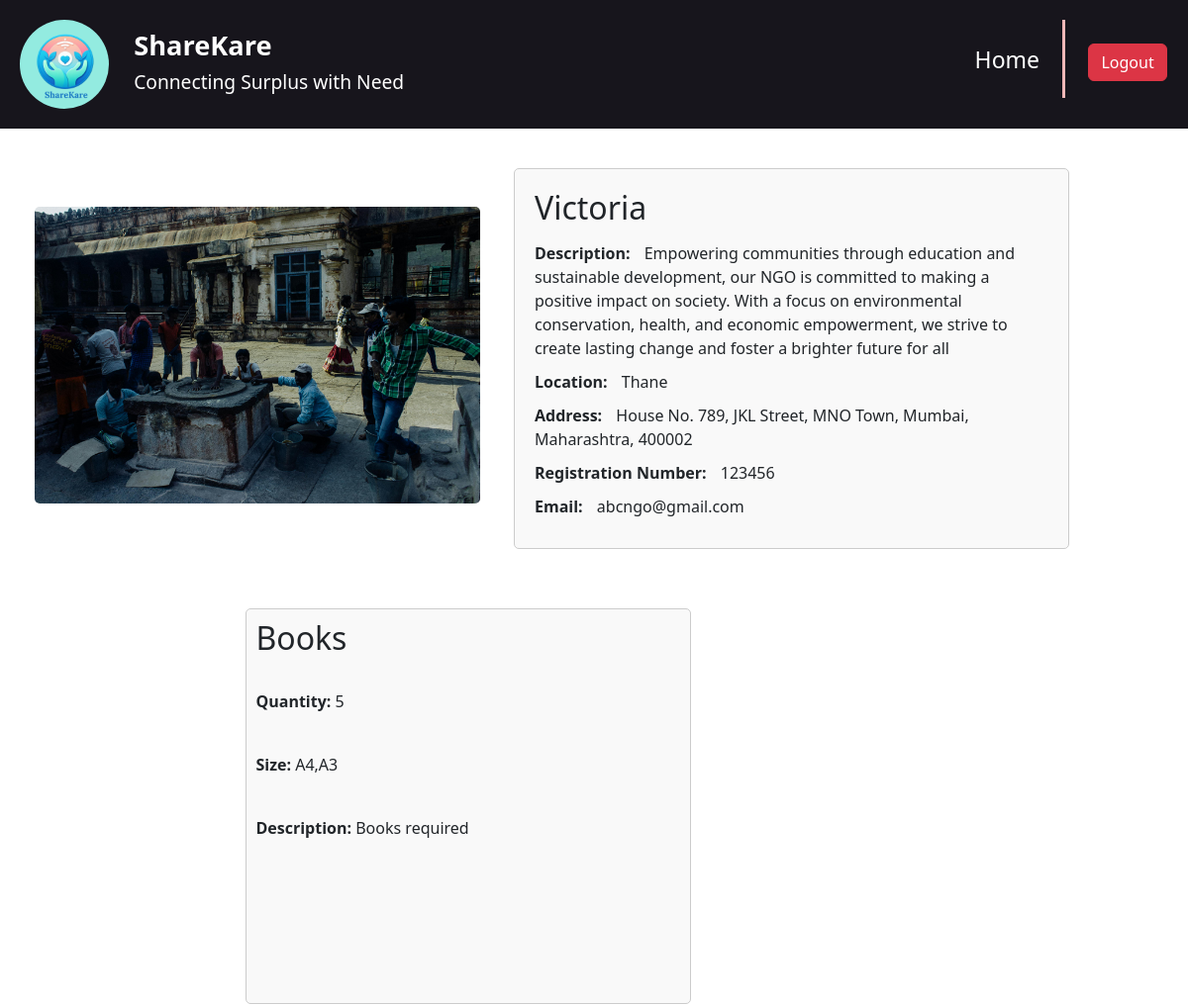
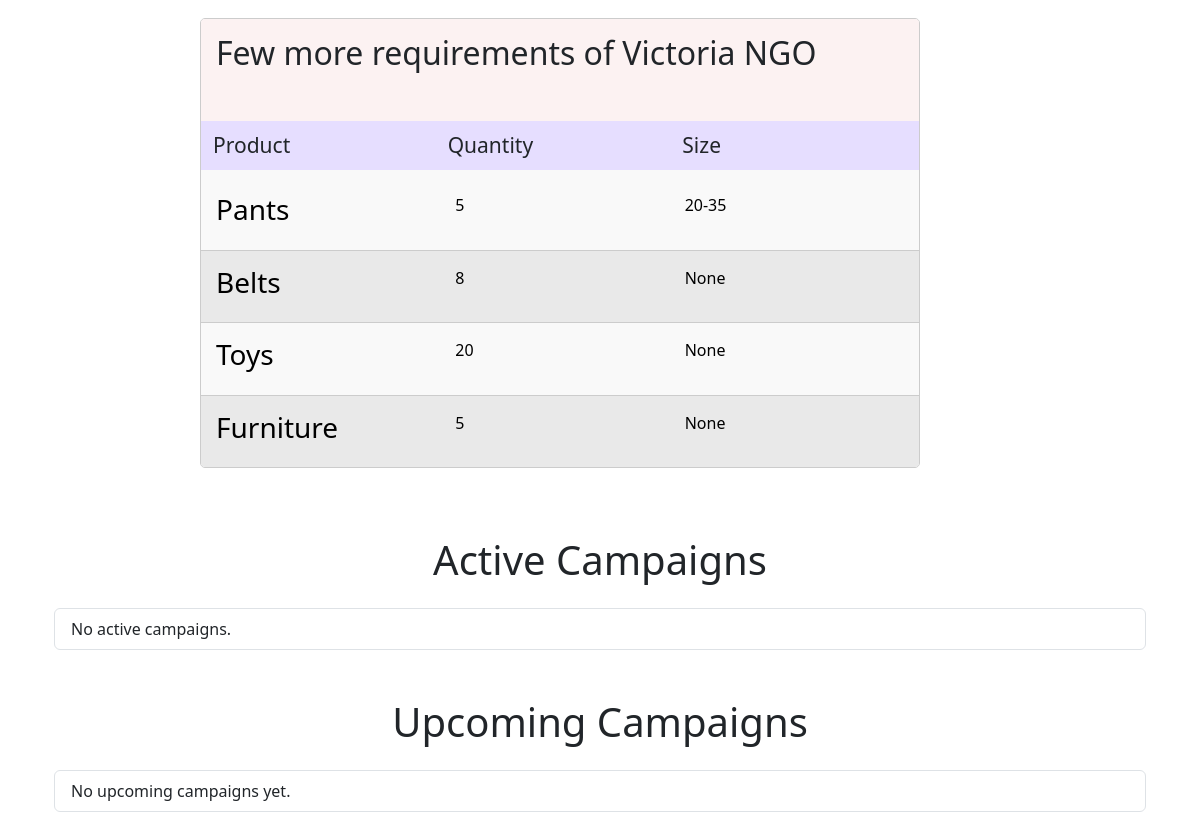
/ngo_donations/4/1/, run on the app's committed database (2 pictures, top to bottom).
### home/models.py (models this page shows, shortened)
class NGO(models.Model):
    user = models.OneToOneField(User, on_delete=models.CASCADE)
    regno = models.CharField(max_length=255)
    ngoname = models.CharField(max_length=255)
    document = models.FileField(upload_to='ngo_documents/')
    is_verified = models.BooleanField(default=False)

class NGOProfile(models.Model):
    ngo = models.OneToOneField(NGO, on_delete=models.CASCADE)
    location = models.CharField(max_length=255)
    address = models.CharField(max_length=255)  # Added address field
    description = models.TextField()
    image1 = models.ImageField(upload_to='images/')
    latitude = models.FloatField(null=True, blank=True)
    longitude = models.FloatField(null=True, blank=True)

class Product(models.Model):
    productName = models.CharField(max_length=255)
    quantity = models.IntegerField()
    size = models.CharField(max_length=50, blank=True, null=True)
    description = models.TextField()
    ngo = models.ForeignKey(NGO, on_delete=models.CASCADE)

### home/views.py (the view)
# urls.py: path('ngo_donations/<int:ngo_id>/<int:don_id>/', views.ngo_donations, name='ngo_donations'),
def ngo_donations(request, ngo_id, don_id):
    ngo = NGO.objects.get(id=ngo_id)
    donations = Product.objects.filter(ngo=ngo)
    product_high = Product.objects.get(id=don_id)
    user = ngo.user
    active_campaigns = CreateCampaign.objects.filter(ngo=user, start_date__lte=timezone.now(), end_date__gte=timezone.now())
    upcoming_campaigns = CreateCampaign.objects.filter(ngo=user, start_date__gt=timezone.now())
    context = {
        'ngo': ngo,
        'donations': donations,
        'product_high': product_high,
        'active_campaigns': active_campaigns,
        'upcoming_campaigns': upcoming_campaigns
    }
    return render(request, 'ngo_donations.html', context)

### templates/ngo_donations.html (shortened to what this page needs)
<!DOCTYPE html>
{% load static %}
<html lang="en">
<head>
    <link rel="stylesheet" href="{% static "css/ngo_prof.css" %}"/>
    <link href="https://cdn.jsdelivr.net/npm/bootstrap@5.3.3/dist/css/bootstrap.min.css" rel="stylesheet">
</head>
<body>
    <header>
        <div class="m_container">
            <div id="left">
                <div>
                    <img src="{% static "images/ShareKare.png" %}" id="logo" alt="ShareCare Logo">
                </div>
                <div id="lrig">
                        <h1>ShareKare</h1>
                        <h3>Connecting Surplus with Need</h3>
                </div>
            </div>
            <div id="right">
                <nav>
                    <ul>
                        <div id="profile"><a href="{% url 'home' %}" id="linkprofile">Home</a></div>
                    </ul>
                </nav>
            </div>
            <div class="vl"></div>
            <div id="user1">
                <a id ="link" href="{% url 'logout' %}"><button class="btn btn-danger" onclick="logout()">Logout</button></a>
            </div>
        </div>
    </header>
    <div class="ngo-details-section">
        <div class="ngo-image">
            <img id="ngoimg" src="{{ ngo.ngoprofile.image1.url }}" alt="{{ ngo.ngoname }} Image">
        </div>
        <div class="ngo-information">
            <h2>{{ ngo.ngoname }}</h2>
            <p><strong>Description:</strong> {{ ngo.ngoprofile.description }}</p>
            <p><strong>Location:</strong> {{ ngo.ngoprofile.location }}</p>
            <p><strong>Address:</strong> {{ ngo.ngoprofile.address }}</p>
            <p><strong>Registration Number:</strong> {{ ngo.regno }}</p>
            <p><strong>Email: </strong>{{ ngo.user.email }}</p>
        </div>
    </div>
<div id="grandparent">
    <div id="parentleft">
        <div id="hihgdon">
            <h2>{{product_high.productName}}</h2><br>
            <p><b>Quantity:  </b>{{product_high.quantity}}</p><br>
            <p><b>Size:  </b> {{product_high.size}}</p><br>
            <p><b>Description: </b>{{product_high.description}}</p>
        </div>
    </div>
    <br><br>
    <div id="parentright">
        <div class="donations-section">
            <div id="headin"><div id="txthead"><h2>Few more requirements of {{ ngo.ngoname }} NGO</h2></div></div>
        </div>
        <h2><div id="headitems">
            <div class="colhead">Product</div>
            <div class="colhead">Quantity</div>
            <div class="colhead">Size</div>
        </div></h2>
            {% for product in ngo.product_set.all %}
            {% if product.id != product_high.id %}
            <a href="{% url 'ngo_donations' product.ngo.id product.id %}" id="links">
                <div class="donation-item1 {% cycle 'even' 'odd' %}" id="ditem">
                    <div class="column">
                        <h3>{{ product.productName }}</h3>
                    </div>
                    <div class="column" id="quant">
                        <p> {{ product.quantity }}</p>
                    </div>
                    <div class="column">
                        <p> {{ product.size }}</p>
                    </div>
                </div>
            </a>
            {% endif %}
            {% empty %}
            <br>
            <p><strong>No donations listed.</strong></p>
            {% endfor %}
    </div>
</div>
<div id="campaigns" class="container my-5">
    <div class="container mt-5">
        <h1 class="text-center mb-4">Active Campaigns</h1>
        <ul class="list-group">
            {% for campaign in active_campaigns %}
            <li class="list-group-item">
                <div class="d-flex w-100 justify-content-between">
                    <h4 class="mb-1">{{ campaign.title }}</h4>
                    <small class="font-weight-bold"><h6>Campaign closing on {{ campaign.end_date }}</h6></small>
                </div>
                <p class="mb-1 lead">{{ campaign.description }}</p>
            </li>
            {% empty %}
            <li class="list-group-item font-weight-bold">No active campaigns.</li>
            {% endfor %}
        </ul>
    </div>
    <div class="container mt-5">
        <h1 class="text-center mb-4">Upcoming Campaigns</h1>
        <ul class="list-group">
            {% for campaign in upcoming_campaigns %}
            <li class="list-group-item">
                <div class="d-flex w-100 justify-content-between">
                    <h4 class="mb-1">{{ campaign.title }}</h4>
                    <small class="font-weight-bold"><h6>Campaign starts on {{ campaign.start_date }} upto {{ campaign.end_date }}</h6></small>
                </div>
                <p class="mb-1 lead">{{ campaign.description }}</p>
            </li>
            {% empty %}
            <li class="list-group-item font-weight-bold">No upcoming campaigns yet.</li>
            {% endfor %}
        </ul>
    </div>
</div>
</body>
</html>

### static/css/ngo_prof.css (style rules this page uses)
* { margin: 0; padding: 0; box-sizing: border-box; height: auto; }
body { font-family: 'Arial', sans-serif; background-color: #ffffff; overflow-x: hidden; }
#left h1 { font-size: 1.7rem; }
#left h3 { font-size: 1.2rem; }
#lrig { margin-top: 2%; }
.m_container { top: 0; max-width: 1600px; margin: 0 auto; padding: 0 20px; display: flex; flex-wrap: wrap; justify-content: center; gap: 2% }
#logo { height: 90px; width: 90px; border-radius: 50%; }
#left { display: flex; flex: 1; gap: 5%; }
#right { flex: 1; text-align: right; margin-top: 1%; }
.vl { border-left: 3px solid rgb(242, 183, 183); height: auto; margin-bottom: 1%; }
#user1 { margin-right: 1%; margin-top: 1.7%; width: 69px; height: 35px; text-align: center; padding-top: 4px; border-radius: 10%; }
#link { color: white; font-size: 1.2rem; }
#links { text-decoration: none; color: black; }
header { background-color: #17151c; color: #fff; padding: 20px 0; top: 0; height: fit-content; }
header h1 { font-size: 24px; font-weight: bold; }
nav ul { list-style: none; }
#profile { margin-top: 2.5%; font-size: 23px; }
#linkprofile { text-decoration:none; color: white; }
.ngo-information { margin-top: 20px; padding: 20px; border: 1px solid #ccc; border-radius: 5px; background-color: #f9f9f9; max-height: 450px; overflow-y: auto; margin-right: 60px; }
.ngo-information h2 { margin-bottom: 15px; }
.ngo-information p { margin-bottom: 10px; line-height: 1.5; }
.ngo-information strong { margin-right: 10px; }
.ngo-details-section { display: flex; justify-content: space-between; align-items: center; padding: 20px 0; margin-right: 60px; flex-wrap: wrap; }
.ngo-details-section .ngo-image { flex: 1; text-align: center; }
#ngoimg { width: 450px; height: auto; margin-top: 13px; }
.ngo-details-section .ngo-image img { border-radius: 5px; }
.ngo-details-section .ngo-information { flex: 1; padding-left: 20px; }
.donations-section { width: 100%; background-color: #fcf2f2; padding-bottom: 40px; }
.column { flex: 1; padding: 5px; }
#txthead { padding-top: 15px; margin-left: 15px; }
#headitems { display: flex; justify-content: space-around; background-color: #e6deff; padding: 7px; font-size: 21px; }
.colhead { padding: 5px; flex: 1; }
#quant { margin-left: 10px; }
.donation-item1 { display: flex; justify-content: space-between; padding: 10px; border-bottom: 1px solid #ccc; }
#parentright { margin-top: 20px; border: 1px solid #ccc; border-radius: 5px; background-color: #f9f9f9; max-height: 450px; overflow-y: auto; margin-right: 60px; width: 720px; margin-left: 40px; }
#parentleft { border: 1px solid #ccc; border-radius: 5px; background-color: #f9f9f9; overflow-y: auto; width: 450px; max-width: 450px; max-height: 450px; height:400px; margin-left: 100px; padding: 10px; margin-top: 20px; }
.donation-item1.even { background-color: #f9f9f9; }
.donation-item1.odd { background-color: #e9e9e9; }
#grandparent { display: flex; justify-content: space-around; align-items: center; padding: 20px 0; margin-right: 60px; flex-wrap: wrap; }

### data on the page
NGO: ngoprofile.image1 (picture), ngoname "Victoria", ngoprofile.description "Empowering communities through education and sustainable development, our NGO is committed to making a positive impact on society. With a focus on environmental conservation, health, and economic empowerment, we strive to create lasting change and foster a brighter future for all", ngoprofile.location "Thane", ngoprofile.address "House No. 789, JKL Street, MNO Town, Mumbai, Maharashtra, 400002", regno "123456", user.email "abcngo@gmail.com"
Product: productName "Books", quantity "5", size "A4,A3", description "Books required"
Product: productName "Pants", quantity "5", size "20-35"
Product: productName "Belts", quantity "8", size "None"
Product: productName "Toys", quantity "20", size "None"
Product: productName "Furniture", quantity "5", size "None"
